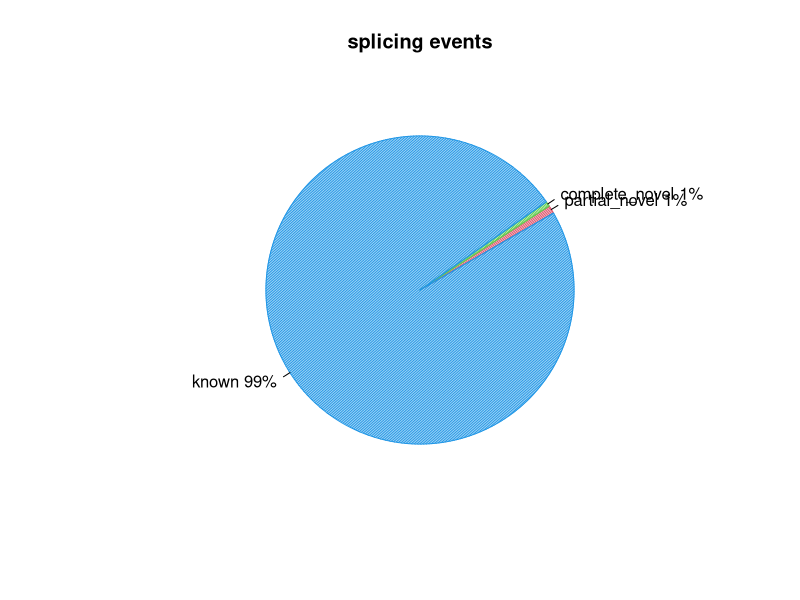
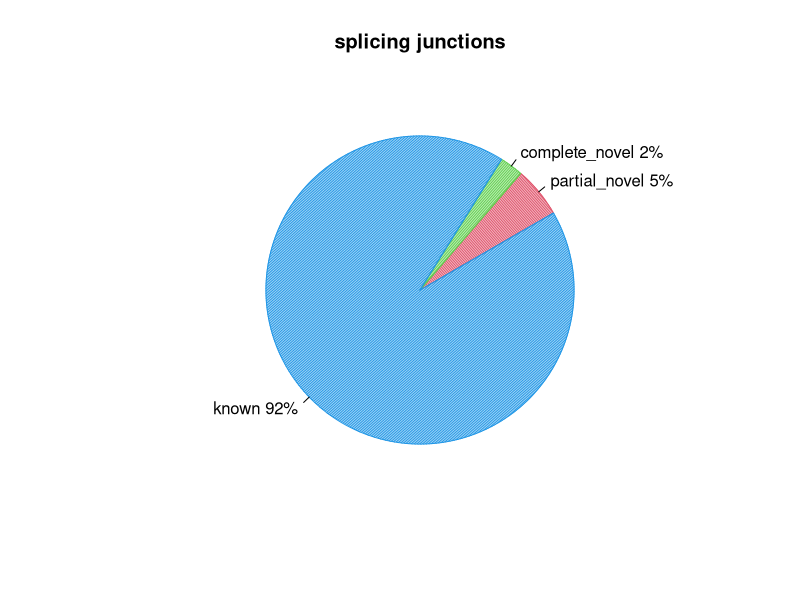

These charts were generated, in order, by the following R code:
pdf("../out_GSE56087_nor/out_RSeQC/out.splice_events.pdf")
events=c(0.8415385216942375,0.511298605675779,98.64716287262998)
pie(events,col=c(2,3,4),init.angle=30,angle=c(60,120,150),density=c(70,70,70),main="splicing events",labels=c("partial_novel 1%","complete_novel 1%","known 99%"))
dev.off()
pdf("../out_GSE56087_nor/out_RSeQC/out.splice_junction.pdf")
junction=c(5.326769920358586,2.462280385800616,92.2109496938408)
pie(junction,col=c(2,3,4),init.angle=30,angle=c(60,120,150),density=c(70,70,70),main="splicing junctions",labels=c("partial_novel 5%","complete_novel 2%","known 92%"))
dev.off()
